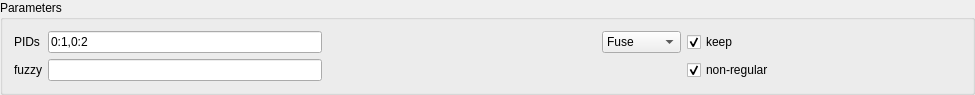
<?xml version="1.0" encoding="UTF-8"?>
<ui version="4.0">
 <class>BooleanWidget</class>
 <widget class="QWidget" name="BooleanWidget">
  <property name="geometry">
   <rect>
    <x>0</x>
    <y>0</y>
    <width>975</width>
    <height>78</height>
   </rect>
  </property>
  <property name="windowTitle">
   <string>BooleanWidget</string>
  </property>
  <layout class="QVBoxLayout" name="verticalLayout">
   <property name="spacing">
    <number>0</number>
   </property>
   <property name="leftMargin">
    <number>0</number>
   </property>
   <property name="topMargin">
    <number>0</number>
   </property>
   <property name="rightMargin">
    <number>0</number>
   </property>
   <property name="bottomMargin">
    <number>0</number>
   </property>
   <item>
    <widget class="QGroupBox" name="groupBox">
     <property name="title">
      <string>Parameters</string>
     </property>
     <layout class="QGridLayout" name="gridLayout">
      <item row="0" column="1">
       <widget class="QLineEdit" name="lineEdit_PIDs">
        <property name="text">
         <string>0:1,0:2</string>
        </property>
       </widget>
      </item>
      <item row="0" column="3">
       <widget class="QComboBox" name="comboBox">
        <item>
         <property name="text">
          <string>Fuse</string>
         </property>
        </item>
        <item>
         <property name="text">
          <string>Cut</string>
         </property>
        </item>
        <item>
         <property name="text">
          <string>Common</string>
         </property>
        </item>
       </widget>
      </item>
      <item row="0" column="2">
       <spacer name="horizontalSpacer">
        <property name="orientation">
         <enum>Qt::Horizontal</enum>
        </property>
        <property name="sizeHint" stdset="0">
         <size>
          <width>40</width>
          <height>20</height>
         </size>
        </property>
       </spacer>
      </item>
      <item row="0" column="4">
       <widget class="QCheckBox" name="checkBox">
        <property name="sizePolicy">
         <sizepolicy hsizetype="Expanding" vsizetype="Fixed">
          <horstretch>0</horstretch>
          <verstretch>0</verstretch>
         </sizepolicy>
        </property>
        <property name="text">
         <string>keep</string>
        </property>
        <property name="checked">
         <bool>true</bool>
        </property>
       </widget>
      </item>
      <item row="0" column="0">
       <widget class="QLabel" name="label_2">
        <property name="text">
         <string>PIDs</string>
        </property>
       </widget>
      </item>
      <item row="1" column="1">
       <widget class="QLineEdit" name="lineEdit_fuzzy"/>
      </item>
      <item row="1" column="0">
       <widget class="QLabel" name="label">
        <property name="text">
         <string>fuzzy</string>
        </property>
       </widget>
      </item>
      <item row="1" column="4">
       <widget class="QCheckBox" name="checkBox_non_regular">
        <property name="text">
         <string>non-regular</string>
        </property>
        <property name="checked">
         <bool>true</bool>
        </property>
       </widget>
      </item>
     </layout>
    </widget>
   </item>
  </layout>
 </widget>
 <layoutdefault spacing="6" margin="11"/>
 <resources/>
 <connections/>
</ui>
